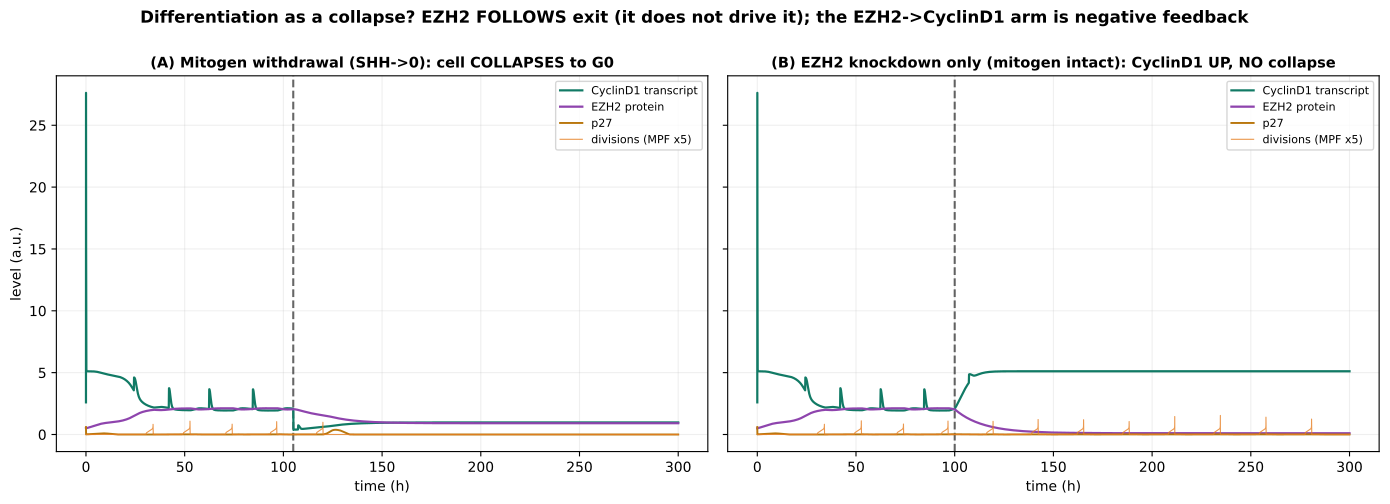

Python code for this plot:
"""Does the current model support a 'collapse' to differentiation, and what role does EZH2 play?

Tests two scenarios in a cycling GNP:
  (A) Mitogen withdrawal (SHH 0.5 -> 0 at t0): the physiological exit trigger. Watch CyclinD1,
      divisions (MPF), EZH2, p27 — does the cell collapse to G0, and does EZH2 drive or follow it?
  (B) EZH2 knockdown alone (kTlEZ -> low at t0, mitogen intact): tests the user's proposed
      'reduced EZH2 -> CyclinD1 drop -> collapse'. In the current model the EZH2->CyclinD1 arm is
      REPRESSION, so this should do the OPPOSITE (CyclinD1 UP, no collapse).

Key question: is EZH2's fall a CAUSE of exit (positive-feedback collapse) or a CONSEQUENCE of it
(EZH2 is E2F-driven), and does the EZH2->CyclinD1 negative feedback resist the collapse?

Run:  ./venv/bin/python simulations/fig_v44_differentiation_collapse.py
"""
import sys, os
sys.path.insert(0, os.path.dirname(os.path.dirname(os.path.abspath(__file__))))
import numpy as np, matplotlib.pyplot as plt, tellurium as te
from src.build_model_v44_heldt import build_model_v44
from simulations.validate_v44 import SEL

_M = build_model_v44()
t0 = 6000


# Perturb by RESTART with a runtime set (rr['SHH']=0 faithfully drops the Hh->CyclinD1 transcript; NB an
# in-model event on the $SHH boundary species HARD-CRASHES roadrunner, and k_Cd_translation=0 kills only the
# protein while the transcript RISES -> wrong for this figure). The only snag is CVODE ILL_INPUT when the
# phase-2 restart lands exactly on a division event root; dodge it by trying t0 candidates until one integrates.
T0_CANDIDATES = (6000, 6300, 5700, 6600, 5400, 7000)

def two_phase(perturb):
    for t0 in T0_CANDIDATES:
        rr = te.loada(_M)
        rr.integrator.setValue("absolute_tolerance", 1e-8); rr.integrator.setValue("relative_tolerance", 1e-6)
        try:
            rr.integrator.setValue("maximum_num_steps", 2000000); rr.integrator.setValue("maximum_time_step", 5.0)
        except Exception:
            pass
        rr['SHH'] = 0.5
        try:
            r1 = rr.simulate(0, t0, int(t0 / 1.5), selections=SEL)
            perturb(rr)
            r2 = rr.simulate(t0, 18000, 8000, selections=SEL)
        except Exception:
            continue
        out = {k: np.concatenate([r1[k], r2[k]]) for k in ('time', 'Cd_mRNA', 'Cd', 'EZH2', 'MPF', 'P21', 'E2f', 'Dna')}
        return out, t0
    raise RuntimeError("all t0 candidates failed to integrate")


A, t0A = two_phase(lambda rr: rr.__setitem__('SHH', 0.0))            # (A) mitogen withdrawal
B, t0B = two_phase(lambda rr: rr.__setitem__('kTlEZ', 0.004 * 0.1))  # (B) EZH2 knockdown alone

def summ(d, name, t0):
    t = d['time']; pre = (t >= 3000) & (t < t0); post = t >= (t0 + 4000)
    dna = d['Dna']                                              # divisions = Dna 1->0 resets (robust; the MPF
    div = (dna[:-1] > 0.9) & (dna[1:] < 0.5)                     # peak is reset the instant it crosses MPF_div)
    div_pre = int(np.sum(div & (t[:-1] >= 3000) & (t[:-1] < t0)))
    div_post = int(np.sum(div & (t[:-1] >= t0)))
    print(f"{name}: CyclinD1 {d['Cd_mRNA'][pre].mean():.2f}->{d['Cd_mRNA'][post].mean():.2f}  "
          f"EZH2 {d['EZH2'][pre].mean():.2f}->{d['EZH2'][post].mean():.2f}  "
          f"p27 {d['P21'][pre].mean():.2f}->{d['P21'][post].mean():.2f}  divisions {div_pre}(pre)->{div_post}(post)")

print("=" * 78)
summ(A, "(A) mitogen withdrawal ", t0A)
summ(B, "(B) EZH2 knockdown only", t0B)

fig, ax = plt.subplots(1, 2, figsize=(14, 5), sharey=True)
for axi, d, t0p, title in [(ax[0], A, t0A, '(A) Mitogen withdrawal (SHH->0): cell COLLAPSES to G0'),
                           (ax[1], B, t0B, '(B) EZH2 knockdown only (mitogen intact): CyclinD1 UP, NO collapse')]:
    th = d['time'] / 60.0
    axi.axvline(t0p/60.0, color='k', ls='--', alpha=0.6)
    axi.plot(th, d['Cd_mRNA'], color='#117a65', lw=1.6, label='CyclinD1 transcript')
    axi.plot(th, d['EZH2'], color='#8e44ad', lw=1.6, label='EZH2 protein')
    axi.plot(th, d['P21'], color='#b9770e', lw=1.4, label='p27')
    axi.plot(th, d['MPF'] * 5, color='#e67e22', lw=0.8, alpha=0.8, label='divisions (MPF x5)')
    axi.set_title(title, fontweight='bold', fontsize=10.5); axi.set_xlabel('time (h)')
    axi.legend(fontsize=8, loc='upper right'); axi.grid(alpha=0.2)
ax[0].set_ylabel('level (a.u.)')
fig.suptitle('Differentiation as a collapse? EZH2 FOLLOWS exit (it does not drive it); the EZH2->CyclinD1 arm is negative feedback',
             fontsize=12, fontweight='bold', y=1.0)
plt.tight_layout()
plt.savefig('simulations/fig_v44_differentiation_collapse.png', dpi=170, bbox_inches='tight')
plt.savefig('simulations/fig_v44_differentiation_collapse.pdf', bbox_inches='tight')
plt.close()
print("\nSaved: fig_v44_differentiation_collapse.png")
